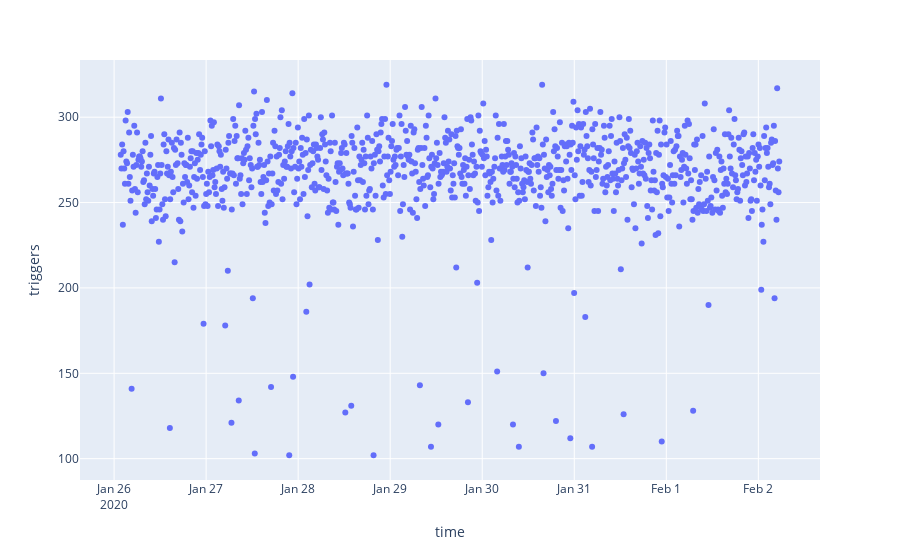

Notebook code for this chart:
### Code cell
fig = px.scatter(df_sub, y="triggers")
fig.show()

### Figure 1 — Plotly figure (JSON) as saved in the notebook; plotly's stock layout.template omitted (floating-point values rounded to 4 significant figures; data arrays with more than 128 entries replaced by an {"elided": "..."} marker saying what was removed)
{"data": [{"hovertemplate": "time=%{x}<br>triggers=%{y}<extra></extra>", "legendgroup": "", "marker": {"color": "#636efa", "symbol": "circle"}, "mode": "markers", "name": "", "orientation": "v", "showlegend": false, "type": "scatter", "x": {"elided": "946 str values"}, "xaxis": "x", "y": {"elided": "946 int values"}, "yaxis": "y"}], "layout": {"legend": {"tracegroupgap": 0}, "margin": {"t": 60}, "xaxis": {"anchor": "y", "domain": [0, 1], "title": {"text": "time"}}, "yaxis": {"anchor": "x", "domain": [0, 1], "title": {"text": "triggers"}}}}
